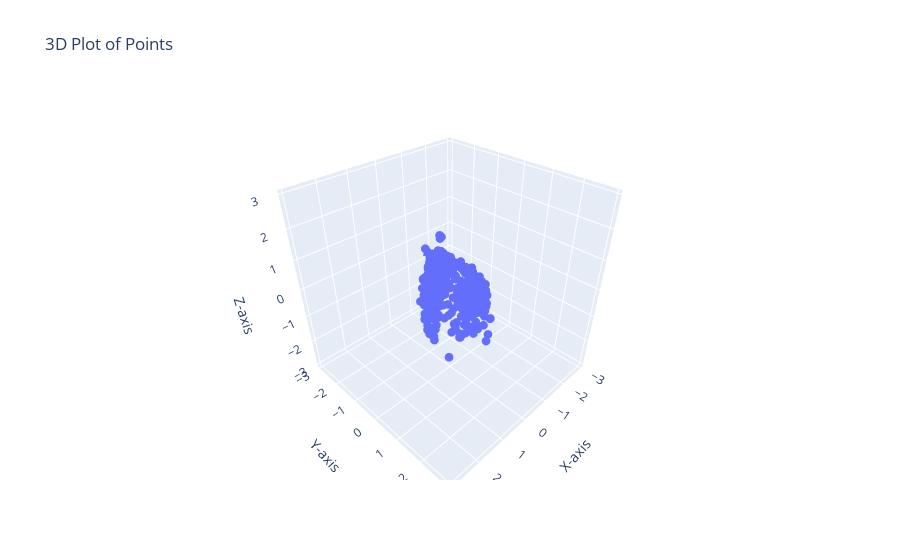

This figure's notebook cell:
### Code cell
mapData(dab)

### Figure 1 — Plotly figure (JSON) as saved in the notebook; plotly's stock layout.template omitted (floating-point values rounded to 4 significant figures; data arrays with more than 128 entries replaced by an {"elided": "..."} marker saying what was removed)
{"data": [{"marker": {"size": 3}, "mode": "markers", "type": "scatter3d", "x": {"elided": "355 float values"}, "y": {"elided": "355 float values"}, "z": {"elided": "355 float values"}}], "layout": {"scene": {"aspectmode": "cube", "xaxis": {"range": [-3.11, 3.11], "title": {"text": "X-axis"}}, "yaxis": {"range": [-3.11, 3.11], "title": {"text": "Y-axis"}}, "zaxis": {"range": [-3.11, 3.11], "title": {"text": "Z-axis"}}}, "title": {"text": "3D Plot of Points"}}}
